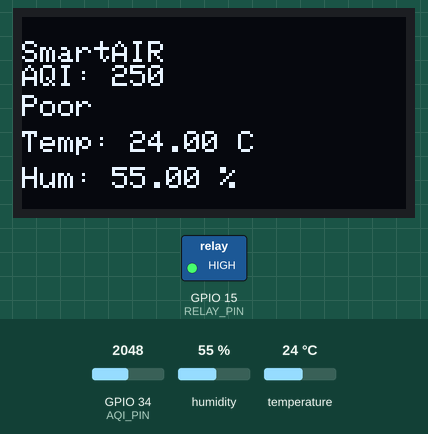
This sketch was run on a simulated ESP32. Shown: 128×64 one-colour display, switched loads named in the sketch (green lamp = pin HIGH). The inputs (shaded band) are chosen by the test bench; at power-on: GPIO 34 (AQI_PIN) = 2048, humidity 55 %, temperature 24 °C. WiFi joins after 1.5 s; servers stay silent unless stated.

Above: at 7.0 s.
7.1 s: GPIO 34 (AQI_PIN) set to 2866
At 9.5 s:
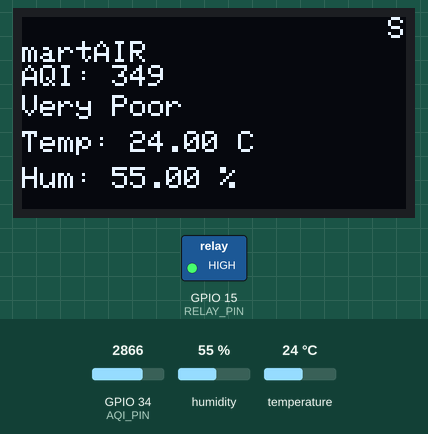
13.1 s: GPIO 34 (AQI_PIN) set to 3603
At 13.5 s:
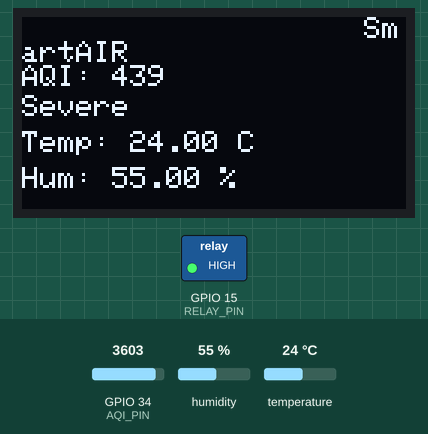
18.8 s: GPIO 34 (AQI_PIN) set to 1273
At 20.2 s:
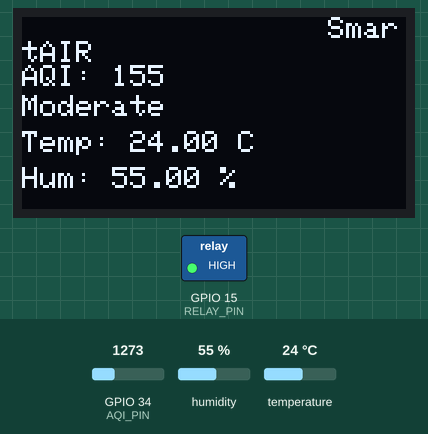
24.8 s: GPIO 34 (AQI_PIN) set to 1200
At 26.4 s:
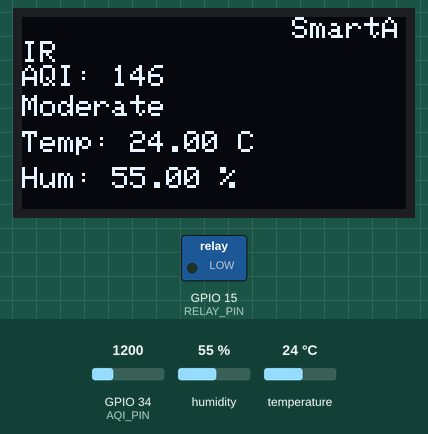
30.8 s: GPIO 34 (AQI_PIN) set to 491
At 32.6 s:
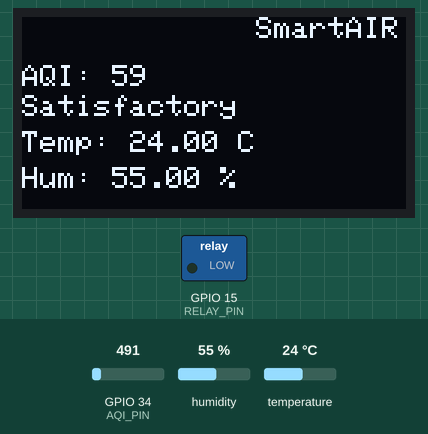
36.8 s: GPIO 34 (AQI_PIN) set to 360
At 38.6 s:
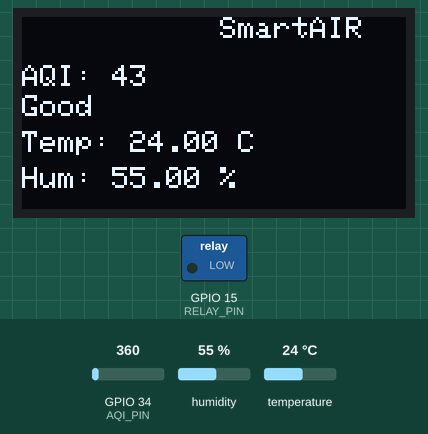
Timing chart, 0 to 40.1 s (numbered marks = the images above; inputs shaded):
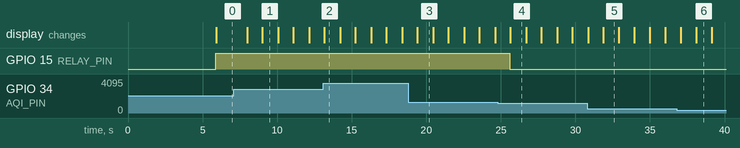

Measured:
- the behaviour switches between 1229 and 1228 on GPIO 34 (AQI_PIN) (found by bisection; images 3 and 4)
- after the input at 7.1 s, the display: first changes after 0.89 s (image 1 shows a later state)
- after the input at 13.1 s, the display: changes after 0.07 s (image 2)
- after the input at 18.8 s, the display: changes after 0.61 s (image 3)
- after the input at 24.8 s, GPIO 15 (RELAY_PIN): HIGH → LOW after 0.81 s
- after the input at 30.8 s, the display: first differs from a run without the input after 1.1 s (image 5)
- after the input at 36.8 s, the display: first changes after 0.28 s (image 6 shows a later state)

The sketch:

SmartAIR_Room_Filter.ino
```cpp
#define BLYNK_TEMPLATE_ID ""
#define BLYNK_TEMPLATE_NAME ""
#define BLYNK_AUTH_TOKEN ""

#include <WiFi.h>
#include <BlynkSimpleEsp32.h>
#include <Adafruit_SSD1306.h>
#include <Adafruit_GFX.h>
#include <Wire.h>
#include <DHT.h>

char ssid[] = "";
char pass[] = "";

// OLED
#define SCREEN_WIDTH 128
#define SCREEN_HEIGHT 64
#define OLED_RESET -1
#define SCREEN_ADDRESS 0x3C
Adafruit_SSD1306 display(SCREEN_WIDTH, SCREEN_HEIGHT, &Wire, OLED_RESET);

// Sensors
#define DHTPIN 25
#define DHTTYPE DHT11
#define AQI_PIN 34
#define RELAY_PIN 15

DHT dht(DHTPIN, DHTTYPE);

// Variables
bool manualControl = false;
bool fanState = false;
int scrollX = SCREEN_WIDTH;

// Blynk button → V0
BLYNK_WRITE(V0) {
  manualControl = param.asInt();
}

String getAQICategory(int aqi) {
  if (aqi <= 50) return "Good";
  else if (aqi <= 100) return "Satisfactory";
  else if (aqi <= 200) return "Moderate";
  else if (aqi <= 300) return "Poor";
  else if (aqi <= 400) return "Very Poor";
  else return "Severe";
}

void setup() {
  Serial.begin(115200);
  dht.begin();

  pinMode(RELAY_PIN, OUTPUT);
  digitalWrite(RELAY_PIN, LOW);

  if (!display.begin(SSD1306_SWITCHCAPVCC, SCREEN_ADDRESS)) {
    while (true);
  }

  display.clearDisplay();
  display.setTextSize(1);
  display.setTextColor(WHITE);
  display.setCursor(25, 24);
  display.println("Welcome to");
  display.setCursor(30, 35);
  display.println("SmartAIR");
  display.display();
  delay(4000);

  Blynk.begin(BLYNK_AUTH_TOKEN, ssid, pass);
}

void loop() {
  Blynk.run();

  int rawAQI = analogRead(AQI_PIN);
  int aqi = map(rawAQI, 0, 4095, 0, 500);
  aqi = constrain(aqi, 0, 500);
  float temperature = dht.readTemperature();
  float humidity = dht.readHumidity();
  String category = getAQICategory(aqi);

  // Fan Logic
  if (manualControl) {
    fanState = true;
  } else {
    fanState = (aqi >= 150);
  }

  digitalWrite(RELAY_PIN, fanState ? HIGH : LOW);

  // Send data to Blynk
  Blynk.virtualWrite(V1, aqi);
  Blynk.virtualWrite(V2, temperature);
  Blynk.virtualWrite(V3, humidity);
  Blynk.virtualWrite(V4, category);
  Blynk.virtualWrite(V5, fanState ? "ON" : "OFF");

  // OLED Display
  display.clearDisplay();
  display.setTextSize(1);
  display.setTextColor(WHITE);
  display.setCursor(scrollX, 0);
  display.print("SmartAIR");
  scrollX -= 2;
  if (scrollX < -60) scrollX = SCREEN_WIDTH;

  display.setCursor(0, 16);
  display.print("AQI: "); display.println(aqi);

  display.setCursor(0, 26);
  display.println(category);

  display.setCursor(0, 38);
  display.print("Temp: "); display.print(temperature); display.println(" C");

  display.setCursor(0, 50);
  display.print("Hum: "); display.print(humidity); display.println(" %");

  display.display();

  delay(1000);
}
```
